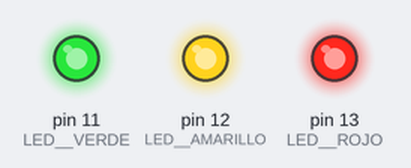
Bench run of a sketch on a simulated Arduino Uno, built with avr-gcc and run on an emulated ATmega328P. On the bench: output pins drawn as LEDs (lit = HIGH).

Above: at 0.2 s.
At 1.7 s:
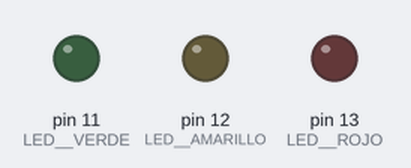
Timing chart, 0 to 3.0 s (numbered marks = the images above):
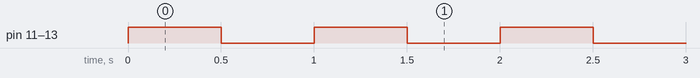

Measured:
- by itself, pin 11 (LED__VERDE), pin 12 (LED__AMARILLO), pin 13 (LED__ROJO): alternates HIGH for 0.50 s and LOW for 0.50 s

The sketch:

L_1.2.1.ino
```cpp
// PROGRAMA : SERIE DE LEDS
// TIMIBOT

void setup(){

  pinMode(11, OUTPUT);   //LED  VERDE
  pinMode(12, OUTPUT);   //LED  AMARILLO
  pinMode(13, OUTPUT);   //LED  ROJO
}

void loop(){

  digitalWrite(11, HIGH);   // Enciende LED VERDE
  digitalWrite(12, HIGH);   // Enciende LED AMARILLO
  digitalWrite(13, HIGH);   // Enciende LED ROJO

  delay(500);               // Espera por medio segundos

  digitalWrite(11, LOW);    // Apaga LED VERDE
  digitalWrite(12, LOW);    // Apaga LED AMARILLO
  digitalWrite(13, LOW);    // Apaga LED ROJO

  delay(500);               // Espera por medio segundo
}
```
